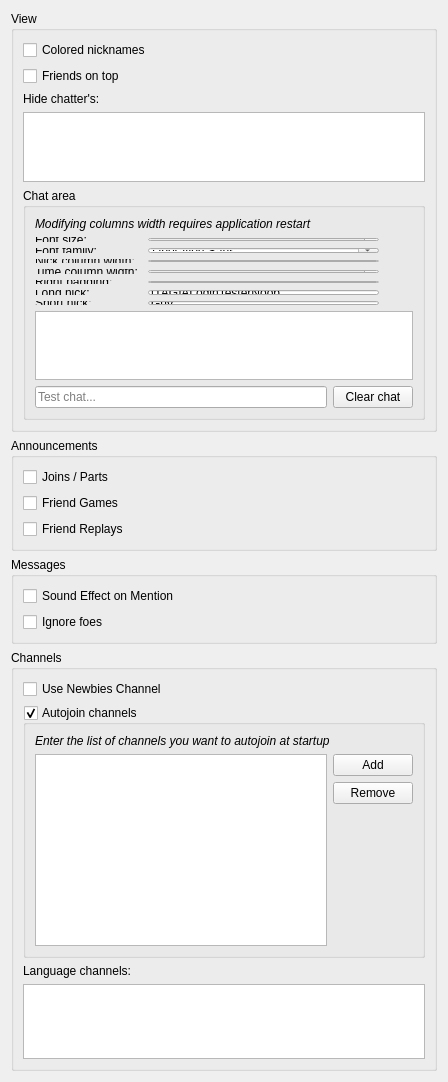
          <widget class="QWidget" name="scrollAreaWidgetContents_3">
           <property name="geometry">
            <rect>
             <x>0</x>
             <y>0</y>
             <width>448</width>
             <height>949</height>
            </rect>
           </property>
           <layout class="QVBoxLayout" name="verticalLayout_13">
            <item>
             <widget class="QGroupBox" name="viewBox">
              <property name="title">
               <string>View</string>
              </property>
              <layout class="QVBoxLayout" name="verticalLayout_14">
               <item>
                <widget class="QCheckBox" name="checkColoredNames">
                 <property name="text">
                  <string>Colored nicknames</string>
                 </property>
                </widget>
               </item>
               <item>
                <widget class="QCheckBox" name="checkFriendsOnTop">
                 <property name="text">
                  <string>Friends on top</string>
                 </property>
                </widget>
               </item>
               <item>
                <widget class="QLabel" name="label_6">
                 <property name="text">
                  <string>Hide chatter's:</string>
                 </property>
                </widget>
               </item>
               <item>
                <widget class="QListWidget" name="hideChattersList">
                 <property name="selectionMode">
                  <enum>QAbstractItemView::SelectionMode::MultiSelection</enum>
                 </property>
                 <property name="uniformItemSizes">
                  <bool>true</bool>
                 </property>
                </widget>
               </item>
               <item>
                <widget class="QGroupBox" name="boxChatArea">
                 <property name="title">
                  <string>Chat area</string>
                 </property>
                 <layout class="QVBoxLayout" name="verticalLayout_37">
                  <item>
                   <widget class="QLabel" name="label_35">
                    <property name="font">
                     <font>
                      <italic>true</italic>
                     </font>
                    </property>
                    <property name="text">
                     <string>Modifying columns width requires application restart</string>
                    </property>
                   </widget>
                  </item>
                  <item>
                   <layout class="QGridLayout" name="gridLayout">
                    <item row="1" column="1">
                     <widget class="QFontComboBox" name="comboChatFontFamily"/>
                    </item>
                    <item row="0" column="1">
                     <widget class="QSpinBox" name="spinChatFontSize">
                      <property name="suffix">
                       <string> pt</string>
                      </property>
                     </widget>
                    </item>
                    <item row="3" column="1">
                     <widget class="QSpinBox" name="spinChatTimeWidth">
                      <property name="suffix">
                       <string> px</string>
                      </property>
                      <property name="maximum">
                       <number>1000</number>
                      </property>
                     </widget>
                    </item>
                    <item row="1" column="0">
                     <widget class="QLabel" name="label_34">
                      <property name="text">
                       <string>Font family:</string>
                      </property>
                     </widget>
                    </item>
                    <item row="5" column="0">
                     <widget class="QLabel" name="label_32">
                      <property name="text">
                       <string>Long nick:</string>
                      </property>
                     </widget>
                    </item>
                    <item row="3" column="0">
                     <widget class="QLabel" name="label_30">
                      <property name="text">
                       <string>Time column width: </string>
                      </property>
                     </widget>
                    </item>
                    <item row="6" column="1">
                     <widget class="QLineEdit" name="lineChatShortNick">
                      <property name="text">
                       <string>Guy</string>
                      </property>
                      <property name="maxLength">
                       <number>16</number>
                      </property>
                     </widget>
                    </item>
                    <item row="6" column="0">
                     <widget class="QLabel" name="label_33">
                      <property name="text">
                       <string>Short nick:</string>
                      </property>
                     </widget>
                    </item>
                    <item row="2" column="1">
                     <widget class="QSpinBox" name="spinChatNickWidth">
                      <property name="suffix">
                       <string> px</string>
                      </property>
                      <property name="maximum">
                       <number>1000</number>
                      </property>
                     </widget>
                    </item>
                    <item row="2" column="0">
                     <widget class="QLabel" name="label_31">
                      <property name="text">
                       <string>Nick column width:</string>
                      </property>
                     </widget>
                    </item>
                    <item row="5" column="1">
                     <widget class="QLineEdit" name="lineChatLongNick">
                      <property name="text">
                       <string>[TAG]ALoginTesterNoob</string>
                      </property>
                      <property name="maxLength">
                       <number>21</number>
                      </property>
                     </widget>
                    </item>
                    <item row="0" column="0">
                     <widget class="QLabel" name="label_7">
                      <property name="text">
                       <string>Font size:</string>
                      </property>
                     </widget>
                    </item>
                    <item row="0" column="2">
                     <spacer name="horizontalSpacer_3">
                      <property name="orientation">
                       <enum>Qt::Orientation::Horizontal</enum>
                      </property>
                      <property name="sizeHint" stdset="0">
                       <size>
                        <width>40</width>
                        <height>20</height>
                       </size>
                      </property>
                     </spacer>
                    </item>
                    <item row="4" column="0">
                     <widget class="QLabel" name="label_36">
                      <property name="text">
                       <string>Right padding:</string>
                      </property>
                     </widget>
                    </item>
                    <item row="4" column="1">
                     <widget class="QSpinBox" name="spinChatPadding">
                      <property name="suffix">
                       <string> px</string>
                      </property>
                      <property name="maximum">
                       <number>1000</number>
                      </property>
                      <property name="value">
                       <number>10</number>
                      </property>
                     </widget>
                    </item>
                   </layout>
                  </item>
                  <item>
                   <widget class="QTextBrowser" name="browserChatArea">
                    <property name="openLinks">
                     <bool>false</bool>
                    </property>
                   </widget>
                  </item>
                  <item>
                   <layout class="QHBoxLayout" name="horizontalLayout_3">
                    <item>
                     <widget class="QLineEdit" name="lineChatSend">
                      <property name="maxLength">
                       <number>500</number>
                      </property>
                      <property name="placeholderText">
                       <string>Test chat...</string>
                      </property>
                     </widget>
                    </item>
                    <item>
                     <widget class="QPushButton" name="buttonChatClear">
                      <property name="text">
                       <string>Clear chat</string>
                      </property>
                     </widget>
                    </item>
                   </layout>
                  </item>
                 </layout>
                </widget>
               </item>
              </layout>
             </widget>
            </item>
            <item>
             <widget class="QGroupBox" name="announcementBox">
              <property name="title">
               <string>Announcements</string>
              </property>
              <layout class="QVBoxLayout" name="verticalLayout_15">
               <item>
                <widget class="QCheckBox" name="checkJoinsParts">
                 <property name="text">
                  <string>Joins / Parts</string>
                 </property>
                </widget>
               </item>
               <item>
                <widget class="QCheckBox" name="checkFriendGames">
                 <property name="text">
                  <string>Friend Games</string>
                 </property>
                </widget>
               </item>
               <item>
                <widget class="QCheckBox" name="checkFriendReplays">
                 <property name="text">
                  <string>Friend Replays</string>
                 </property>
                </widget>
               </item>
              </layout>
             </widget>
            </item>
            <item>
             <widget class="QGroupBox" name="messagesBox">
              <property name="title">
               <string>Messages</string>
              </property>
              <layout class="QVBoxLayout" name="verticalLayout_16">
               <item>
                <widget class="QCheckBox" name="checkSoundEffects">
                 <property name="text">
                  <string>Sound Effect on Mention</string>
                 </property>
                </widget>
               </item>
               <item>
                <widget class="QCheckBox" name="checkIgnoreFoes">
                 <property name="text">
                  <string>Ignore foes</string>
                 </property>
                </widget>
               </item>
              </layout>
             </widget>
            </item>
            <item>
             <widget class="QGroupBox" name="channelsBox">
              <property name="title">
               <string>Channels</string>
              </property>
              <layout class="QVBoxLayout" name="verticalLayout_17">
               <item>
                <widget class="QCheckBox" name="checkNewbiesChannel">
                 <property name="text">
                  <string>Use Newbies Channel</string>
                 </property>
                </widget>
               </item>
               <item>
                <widget class="QGroupBox" name="autojoinChannelsBox">
                 <property name="title">
                  <string>Autojoin channels</string>
                 </property>
                 <property name="checkable">
                  <bool>true</bool>
                 </property>
                 <layout class="QVBoxLayout" name="verticalLayout_18">
                  <item>
                   <widget class="QLabel" name="label_9">
                    <property name="font">
                     <font>
                      <italic>true</italic>
                     </font>
                    </property>
                    <property name="text">
                     <string>Enter the list of channels you want to autojoin at startup</string>
                    </property>
                    <property name="wordWrap">
                     <bool>true</bool>
                    </property>
                   </widget>
                  </item>
                  <item>
                   <layout class="QHBoxLayout" name="horizontalLayout_14">
                    <item>
                     <widget class="QListWidget" name="listAutojoinChannels">
                      <property name="editTriggers">
                       <set>QAbstractItemView::EditTrigger::NoEditTriggers</set>
                      </property>
                      <property name="selectionMode">
                       <enum>QAbstractItemView::SelectionMode::MultiSelection</enum>
                      </property>
                      <property name="verticalScrollMode">
                       <enum>QAbstractItemView::ScrollMode::ScrollPerPixel</enum>
                      </property>
                      <property name="viewMode">
                       <enum>QListView::ViewMode::ListMode</enum>
                      </property>
                     </widget>
                    </item>
                    <item>
                     <layout class="QVBoxLayout" name="verticalLayout_35">
                      <item>
                       <widget class="QPushButton" name="buttonAddAutojoinChannel">
                        <property name="text">
                         <string>Add</string>
                        </property>
                       </widget>
                      </item>
                      <item>
                       <widget class="QPushButton" name="buttonRemoveAutojoinChannel">
                        <property name="text">
                         <string>Remove</string>
                        </property>
                       </widget>
                      </item>
                      <item>
                       <spacer name="verticalSpacer_4">
                        <property name="orientation">
                         <enum>Qt::Orientation::Vertical</enum>
                        </property>
                        <property name="sizeHint" stdset="0">
                         <size>
                          <width>20</width>
                          <height>40</height>
                         </size>
                        </property>
                       </spacer>
                      </item>
                     </layout>
                    </item>
                   </layout>
                  </item>
                 </layout>
                </widget>
               </item>
               <item>
                <widget class="QLabel" name="label_8">
                 <property name="text">
                  <string>Language channels:</string>
                 </property>
                </widget>
               </item>
               <item>
                <widget class="QListView" name="languageChannelsView"/>
               </item>
              </layout>
             </widget>
            </item>
           </layout>
          </widget>
